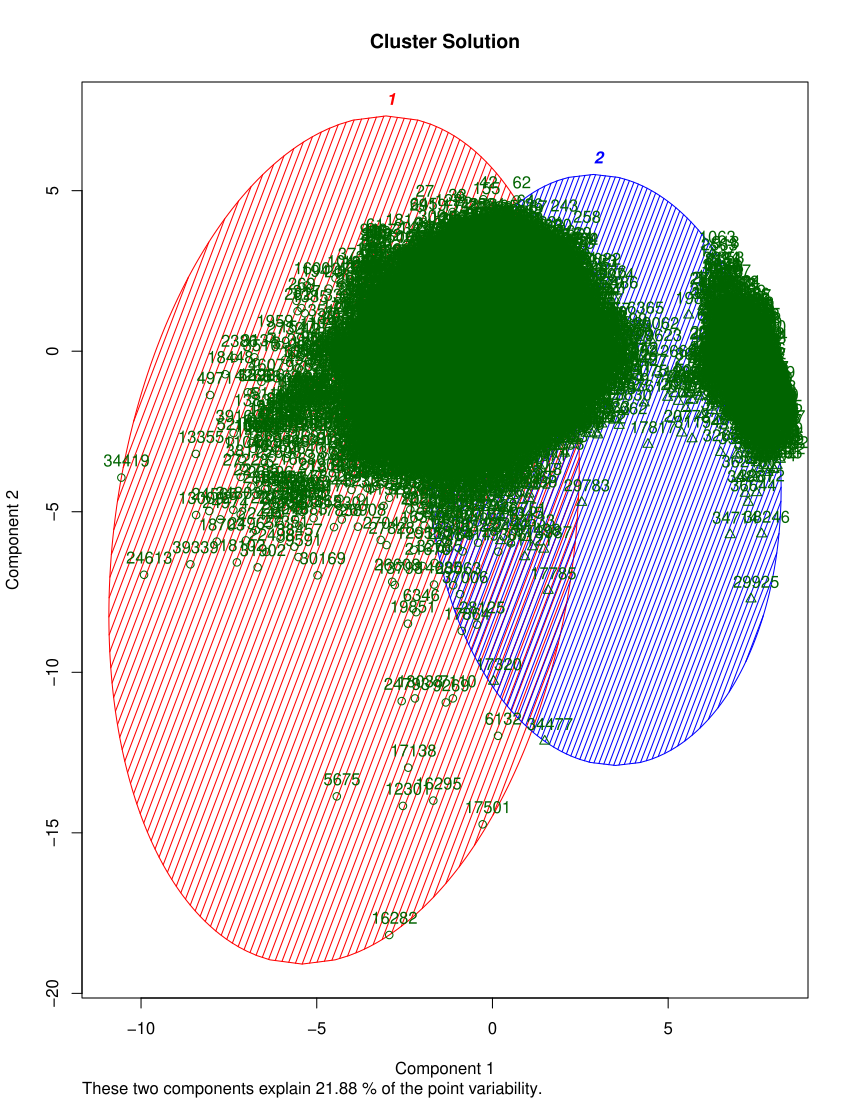

Write the R code that produced this figure.
#Import packages

library(readr)
library(cluster)

news = read_csv("MBA/ISQA8700/ClassProject/OnlineNewsPopularity/OnlineNewsPopularityClean.csv")

drops <- c("1800","shares")
news = news[ , !(names(news) %in% drops)]

index <- sample(1:nrow(news), 1000)
train= news[index, ]

train <- na.omit(train) 
train <- scale(train) 

rows= (nrow(train)-1)
trainSum = sum(apply(train,2,var))

wss <- rows*trainSum
for (i in 1:23) wss[i] <- sum(kmeans(train, centers=i)$withinss)
  	
  	
plot(1:23, wss, type="b", xlab="Number of Clusters",ylab="Within groups sum of squares")

fit <- kmeans(train, 2)

# get cluster means 
aggregate(train,by=list(fit$cluster),FUN=mean)


cluster <- data.frame(train, fit$cluster)

clusplot(train, cluster[,"fit.cluster"], main='Cluster Solution',color=TRUE, shade=TRUE, labels=2, lines=0,xlab = "Component 1", ylab = "Component 2")

news <- na.omit(news) 
news <- scale(news) 

fit2 <- kmeans(news, fit[["centers"]], 2)

# get cluster means 
aggregate(news,by=list(fit2$cluster),FUN=mean)


cluster <- data.frame(news, fit2$cluster)

clusplot(news, cluster[,"fit2.cluster"], main='Cluster Solution',color=TRUE, shade=TRUE, labels=2, lines=0,xlab = "Component 1", ylab = "Component 2")
